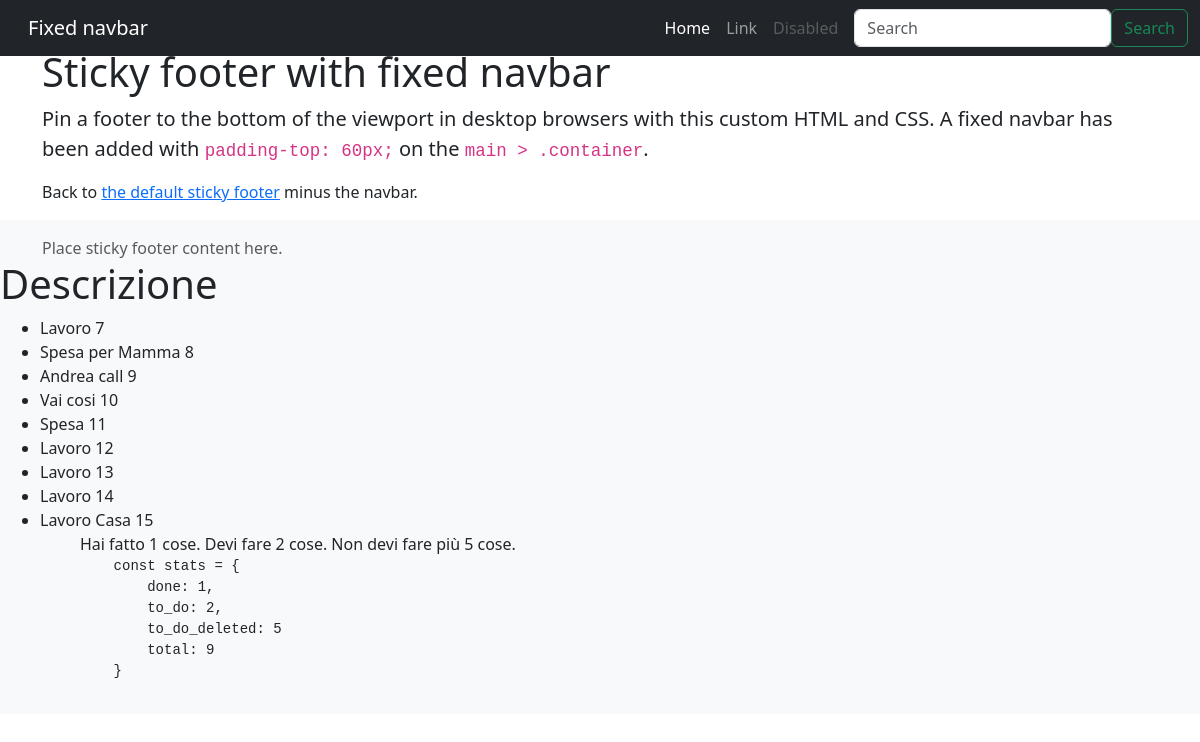
The page /todoapp/ on the database its author committed.
### todoapp/models.py (models this page shows, shortened)
class Todo(models.Model):
    title = models.CharField(max_length=200)
    done = models.BooleanField(default=False)

### todoapp/views.py (the view)
# urls.py: path('', views.index, name = 'index'),
def index(request):
    todoapp = Todo.objects.all()
    todo_titles = ", " .join([x.title for x in todoapp])
    context: dict[str, Any] =  {"todoapp": todoapp,
                                "todo_titles": todo_titles,
                                "stats": {
                                    "done": 1,
                                    "to_do": 2,
                                    "to_do_deleted": 5,
                                    "total": len(todoapp),
                                }
                                }
    return render(request,"todos/index.html", context)

### todoapp/templates/todos/index.html
{% extends "base.html" %}
{% block content %}
{% if todoapp %}
    <ul>
    {% for todo in todoapp %}
    <li>{{todo.title}} {{todo.pk}}</li>
    {% endfor %}
    <ul>
{% else %}
No todo
{% endif %}
Hai fatto {{stats.done}} cose.
Devi fare {{stats.to_do}} cose.
Non devi fare più {{stats.to_do_deleted}} cose.
<pre>
    const stats = {
        done: {{stats.done}},
        to_do: {{stats.to_do}},
        to_do_deleted: {{stats.to_do_deleted}}
        total: {{stats.total}}
    }
</pre>
{% endblock %}

### todoapp/templates/base.html (shortened to what this page needs)
<!doctype html>
<html lang="en">
  <head>
    <link rel="stylesheet" href="https://cdn.jsdelivr.net/npm/bootstrap@5.3.0/dist/css/bootstrap.rtl.min.css">
  </head>
  <body class="d-flex flex-column h-100">
    <header>
      <nav class="navbar navbar-expand-md navbar-dark fixed-top bg-dark">
        <div class="container-fluid">
          <a class="navbar-brand" href="#">Fixed navbar</a>
          <div class="collapse navbar-collapse" id="navbarCollapse">
            <ul class="navbar-nav me-auto mb-2 mb-md-0">
              <li class="nav-item">
                <a class="nav-link active" aria-current="page" href="#">Home</a>
              </li>
              <li class="nav-item">
                <a class="nav-link" href="#">Link</a>
              </li>
              <li class="nav-item">
                <a class="nav-link disabled" href="#" tabindex="-1" aria-disabled="true">Disabled</a>
              </li>
            </ul>
            <form class="d-flex">
              <input class="form-control me-2" type="search" placeholder="Search" aria-label="Search">
              <button class="btn btn-outline-success" type="submit">Search</button>
            </form>
          </div>
        </div>
      </nav>
    </header>
    <main class="flex-shrink-0">
      <div class="container">
        <h1 class="mt-5">Sticky footer with fixed navbar</h1>
        <p class="lead">Pin a footer to the bottom of the viewport in desktop browsers with this custom HTML and CSS. A fixed navbar has been added with <code class="small">padding-top: 60px;</code> on the <code class="small">main &gt; .container</code>.</p>
        <p>Back to <a href="/docs/5.0/examples/sticky-footer/">the default sticky footer</a> minus the navbar.</p>
      </div>
    </main>
    <footer class="footer mt-auto py-3 bg-light">
      <div class="container">
        <span class="text-muted">Place sticky footer content here.</span>
      </div>
      <h1>Descrizione</h1>
      {% block content %} {% endblock %}
  </footer>
</body>
</html>

### rows shown on the page
Todo: title "Lavoro", pk "7"
Todo: title "Spesa per Mamma", pk "8"
Todo: title "Andrea call", pk "9"
Todo: title "Vai cosi", pk "10"
Todo: title "Spesa", pk "11"
Todo: title "Lavoro", pk "12"
Todo: title "Lavoro", pk "13"
Todo: title "Lavoro", pk "14"
Todo: title "Lavoro Casa", pk "15"

### other values the page prints
{{ stats.done }} "1"
{{ stats.to_do }} "2"
{{ stats.to_do_deleted }} "5"
{{ stats.total }} "9"
